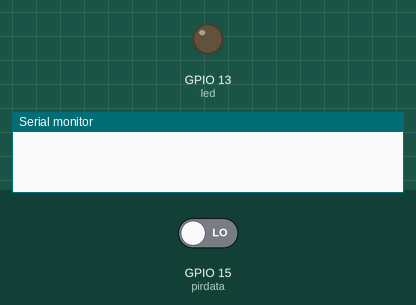
A sketch run on a simulated ESP32. Parts: output pins drawn as LEDs (lit = HIGH), the last lines printed to the serial monitor. The inputs (shaded band) are chosen by the test bench; at power-on: GPIO 15 (pirdata) LOW.

Above: at 1.2 s.
1.3 s: GPIO 15 (pirdata) driven HIGH
At 1.9 s:
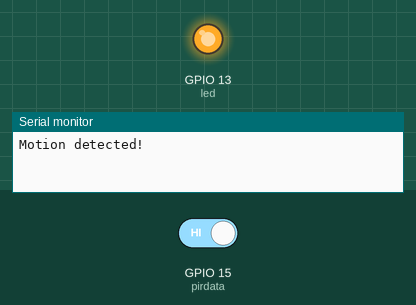
2.8 s: GPIO 15 (pirdata) driven LOW
At 4.2 s:
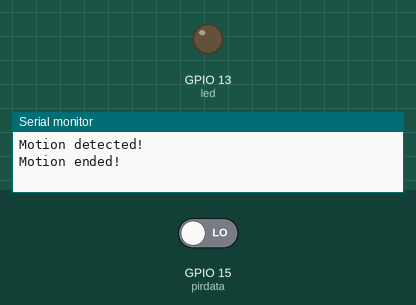
Timing chart, 0 to 5.8 s (numbered marks = the images above; inputs shaded):
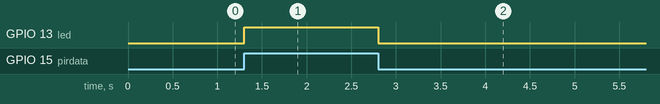

Measured:
- after the input at 1.3 s, GPIO 13 (led): LOW → HIGH at once
- after the input at 2.8 s, GPIO 13 (led): HIGH → LOW at once

The sketch:

esbo_o.ino
```cpp
 int led =13;            // led is connected to esp32 D13
 int pirdata =15 ;       // pir D is connected to D15
 int pirstate =LOW ;      // assuming no motion
 int value =0;            // to read pin status

void setup() {
  pinMode(led, OUTPUT);      //  Led as output
  pinMode(pirdata, INPUT);     // PIR sensor as input

  Serial.begin(9600);
}

void loop() {
  value = digitalRead(pirdata);
  if (value == HIGH) {
    digitalWrite(led, HIGH);
    if (pirstate == LOW) {

      Serial.println("Motion detected!");

      pirstate = HIGH;
    }
  } else {
    digitalWrite(led, LOW);
    if (pirstate == HIGH) {

      Serial.println("Motion ended!");

      pirstate = LOW;
    }
  }
}
```
